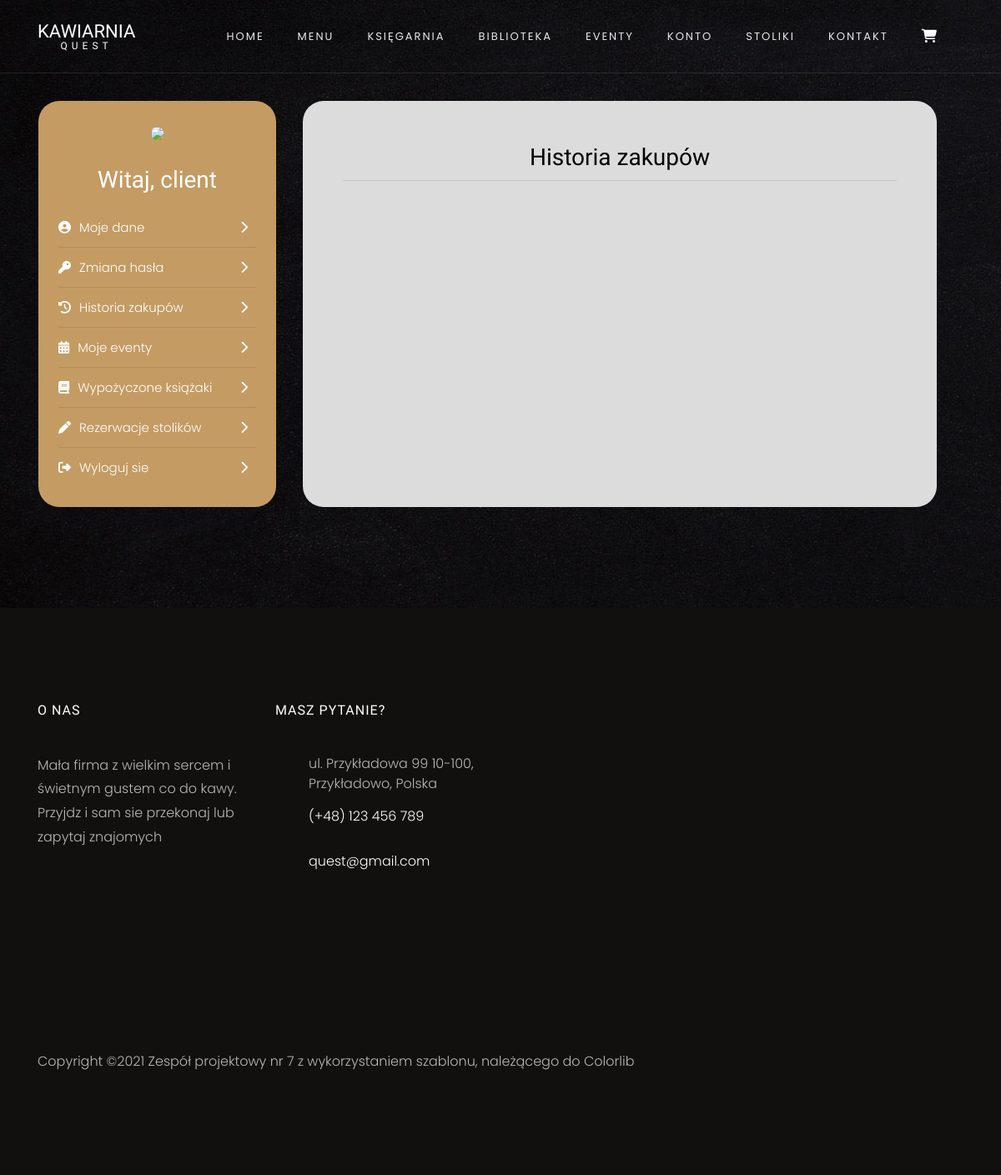
Before: /konto/moje_zamowienia (signed in) with the older database file.
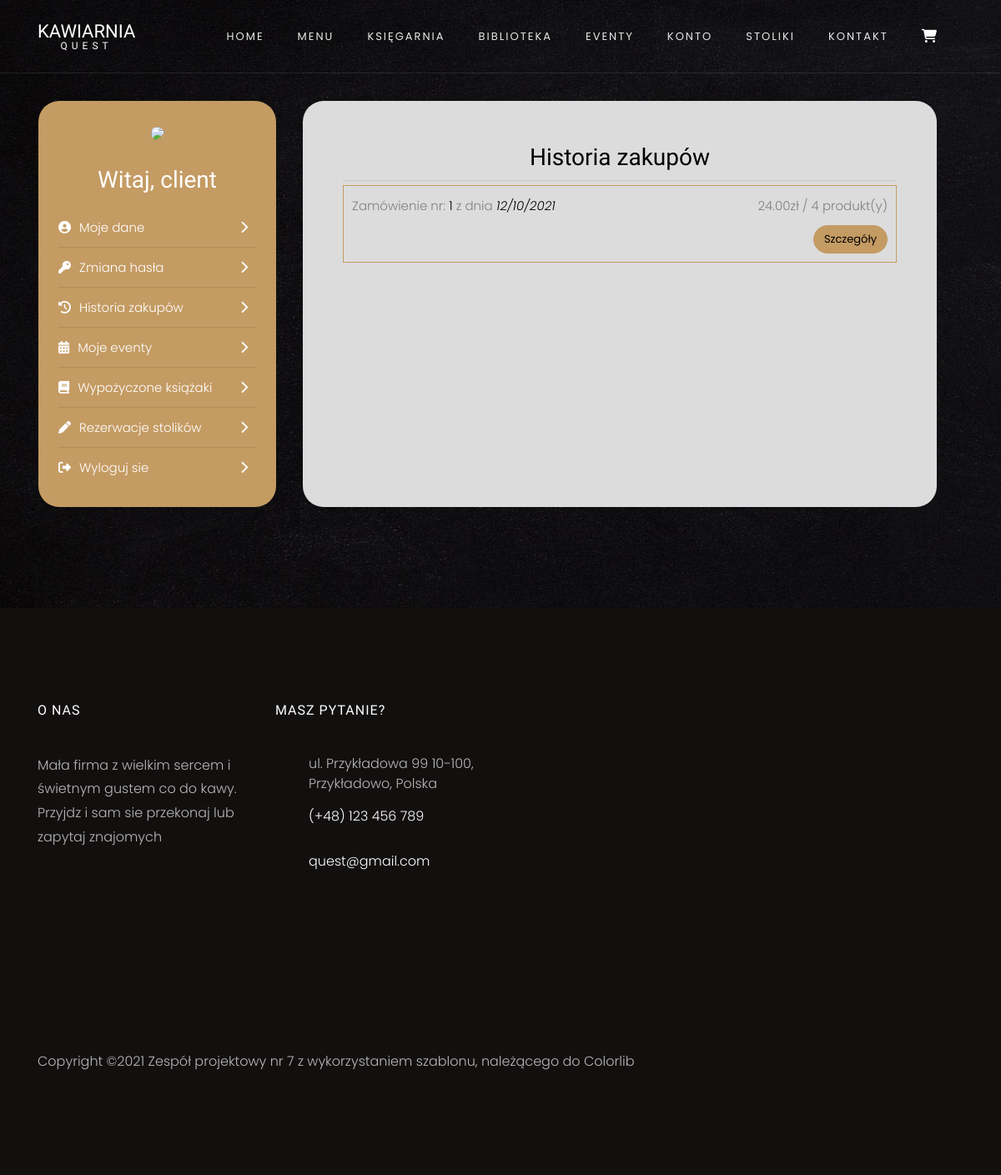
After: the same page with the newer database file.
### Quest/tabels.py (models this page shows)
class Order(db.Model):
    __tablename__ = "orders"
    id = db.Column(db.Integer, primary_key=True)
    date_of_order = db.Column(db.DateTime(), nullable=False)
    total_price = db.Column(db.Numeric(10, 2), nullable=False)
    total_number_of_items = db.Column(db.Integer, nullable=False)
    order_items = relationship("OrderItem", back_populates="order")
    client_id = db.Column(db.Integer, db.ForeignKey('clients.id'))
    client = relationship("Client", back_populates="orders")

### Quest/routes.py (the view)
@app.route("/konto/moje_zamowienia")
@login_required
@user_only
def account_orders_story():
    orders = current_user.client.orders
    return render_template("account/orders_story.html", orders=orders)

### Quest/routes.py (called while the page is built)
@login_manager.user_loader
def load_user(user_id):
    return db.session.query(User).get(user_id)

def user_only(f):
    @wraps(f)
    def decorated_fun(*args, **kwargs):
        if current_user.privileges == "User":
            return f(*args, **kwargs)
        else:
            return abort(403)
    return decorated_fun

### Quest/templates/account/orders_story.html (shortened to what this page needs)
{% extends "account/account.html" %}
{% block head %}
{{ super() }}
{% endblock %}
{% block account_page %}
<h3 class="text-center mb-2" style="color:black">Historia zakupów</h3>
<hr>
{% for order in orders %}
<div class="overflow-auto order">
    Zamówienie nr: <span style="color:black;">{{order.id}}</span> z dnia<span style="color:black; font-style: italic">
    {{order.date_of_order.strftime("%m/%d/%Y")}}</span> <span style="float:right; color:grey">{{order.total_price}}zł / {{order.total_number_of_items}} produkt(y) </span>
    <div class="text-right"><a href="{{url_for('account_order_details',order_id=order.id)}}" class="btn btn-primary" style="border-radius:25px; margin-top:10px">Szczegóły</a></div>
</div>
{% endfor %}
{% endblock %}

Changed rows visible on the page:
added Order: id "1", date_of_order "12/10/2021", total_price "24.00", total_number_of_items "4"
